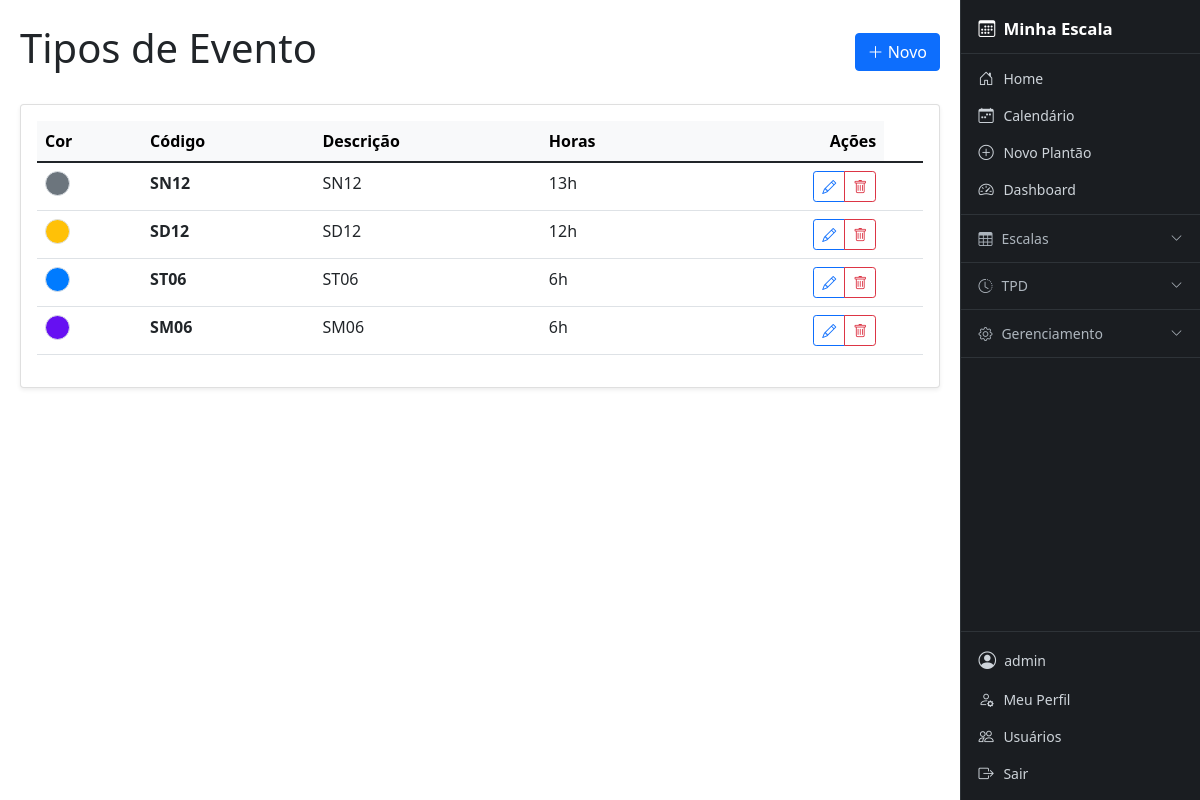
Screenshot of /tipos-evento/ (signed in) with the database file from the repository.
### cal/models.py (models this page shows, shortened)
class TipoEvento(models.Model):
    CORES_CHOICES = [
        ('#007bff', 'Azul'),
        ('#6610f2', 'Roxo'),
        ('#6f42c1', 'Lilás'),
        ('#e83e8c', 'Rosa'),
        ('#dc3545', 'Vermelho'),
        ('#fd7e14', 'Laranja'),
        ('#ffc107', 'Amarelo'),
        ('#28a745', 'Verde'),
        ('#20c997', 'Turquesa'),
        ('#17a2b8', 'Ciano'),
        ('#6c757d', 'Cinza'),
        ('#343a40', 'Preto'),
    ]
    tipo_base = models.ForeignKey(Tipo, on_delete=models.CASCADE, related_name="eventos", verbose_name="Tipo Base", null=True, blank=True)
    codigo = models.CharField(max_length=10, verbose_name="Código")
    descricao = models.CharField(max_length=50, verbose_name="Descrição")
    horas = models.PositiveIntegerField(verbose_name="Carga Horária (Horas)")
    cor = models.CharField(max_length=20, choices=CORES_CHOICES, default='#007bff', verbose_name="Cor")
    class Meta:
        verbose_name = "Tipo de Evento"
        verbose_name_plural = "Tipos de Evento"
        unique_together = ("codigo", "descricao")

### cal/views/geral_views.py (the view)
# urls.py: path('tipos-evento/', geral_views.TipoEventoListView.as_view(), name='tipoevento_list'),
class TipoEventoListView(AdminRequiredMixin, ListView):
    model = TipoEvento
    template_name = 'cal/tipo_evento_list.html'
    context_object_name = 'objetos'
    paginate_by = 20
    def get_queryset(self):
        return TipoEvento.objects.all()
    def get_context_data(self, **kwargs):
        context = super().get_context_data(**kwargs)
        context.update({
            'titulo': 'Tipos de Evento',
            'labels': ['Cor', 'Código', 'Descrição', 'Horas'],
            'create_url': 'cal:tipoevento_create',
            'update_url': 'cal:tipoevento_update',
            'delete_url': 'cal:tipoevento_delete'
        })
        return context

### cal/views/geral_views.py (called while the page is built)
    def test_func(self):
        return self.request.user.is_staff

### templates/cal/tipo_evento_list.html (shortened to what this page needs)
{% extends 'cal/crud_base_list.html' %}
{% block table_rows %}
<td>
    {% if obj.cor %}
    <div class="rounded-circle" style="width: 25px; height: 25px; background-color: {{ obj.cor }}; border: 1px solid #dee2e6;" title="{{ obj.cor }}"></div>
    {% else %}
    <div class="rounded-circle" style="width: 25px; height: 25px; background-color: #3b71ca; border: 1px solid #dee2e6;" title="Padrão"></div>
    {% endif %}
</td>
<td class="fw-bold">{{ obj.codigo }}</td>
<td>{{ obj.descricao|default:"-" }}</td>
<td>{{ obj.horas }}h</td>
<td class="text-end">
    <div class="btn-group">
        <a href="{% url 'cal:tipoevento_update' obj.pk %}" class="btn btn-sm btn-outline-primary" title="Editar">
            <i class="bi bi-pencil"></i>
        </a>
        <a href="{% url 'cal:tipoevento_delete' obj.pk %}" class="btn btn-sm btn-outline-danger" title="Excluir">
            <i class="bi bi-trash"></i>
        </a>
    </div>
</td>
{% endblock %}

### templates/cal/crud_base_list.html (shortened to what this page needs)
{% extends 'base.html' %}
{% block content %}
<div class="d-flex justify-content-between align-items-center mb-4">
    <h1>{{ titulo }}</h1>
    <a href="{% url create_url %}" class="btn btn-primary">
        <i class="bi bi-plus-lg"></i> Novo
    </a>
</div>
<div class="card shadow-sm">
    <div class="card-body">
        <div class="table-responsive">
            <table class="table table-hover">
                <thead class="table-light">
                    <tr>
                        {% for label in labels %}
                        <th>{{ label }}</th>
                        {% endfor %}
                        <th class="text-end">Ações</th>
                    </tr>
                </thead>
                <tbody>
                    {% for obj in objetos %}
                    <tr>
                        {% block table_rows %}{% endblock %}
                        <td class="text-end" style="white-space: nowrap;">
                        </td>
                    </tr>
                    {% empty %}
                    <tr>
                        <td colspan="{{ labels|length|add:1 }}" class="text-center text-muted py-4">
                            Nenhum registro encontrado.
                        </td>
                    </tr>
                    {% endfor %}
                </tbody>
            </table>
        </div>
    </div>
</div>
{% endblock %}

### templates/navbar.html (shortened to what this page needs)
<aside id="sidebar">
    <a href="{% url 'cal:home' %}" class="sidebar-brand">
        <i class="bi bi-calendar3"></i> Minha Escala
    </a>
    {% if user.is_authenticated %}
    <div class="sidebar-section">
        <a href="{% url 'cal:home' %}" class="sidebar-link">
            <i class="bi bi-house-door"></i> Home
        </a>
        <a href="{% url 'cal:calendar' %}" class="sidebar-link">
            <i class="bi bi-calendar-week"></i> Calendário
        </a>
        {% with perfil=user.cal_perfil %}
        {% if user.is_staff or perfil.tipo == 'ESCALANTE' %}
        <a href="{% url 'cal:event_new' %}" class="sidebar-link">
            <i class="bi bi-plus-circle"></i> Novo Plantão
        </a>
        {% endif %}
        {% endwith %}
        <a href="{% url 'cal:dashboard' %}" class="sidebar-link">
            <i class="bi bi-speedometer2"></i> Dashboard
        </a>
    </div>
    <div class="sidebar-section">
        <button class="sidebar-group-btn" type="button"
                data-bs-toggle="collapse" data-bs-target="#menuEscalas"
                aria-expanded="false">
            <i class="bi bi-table"></i> Escalas
            <i class="bi bi-chevron-down chevron"></i>
        </button>
    </div>
    <div class="sidebar-section">
        <button class="sidebar-group-btn" type="button"
                data-bs-toggle="collapse" data-bs-target="#menuTPD"
                aria-expanded="false">
            <i class="bi bi-clock-history"></i> TPD
            <i class="bi bi-chevron-down chevron"></i>
        </button>
    </div>
    {% if user.is_staff %}
    <div class="sidebar-section">
        <button class="sidebar-group-btn" type="button"
                data-bs-toggle="collapse" data-bs-target="#menuAdmin"
                aria-expanded="false">
            <i class="bi bi-gear"></i> Gerenciamento
            <i class="bi bi-chevron-down chevron"></i>
        </button>
    </div>
    {% endif %}
    {% endif %}
    <div class="sidebar-footer">
        {% if user.is_authenticated %}
            <div class="sidebar-user">
                <i class="bi bi-person-circle" style="font-size:1.1rem;"></i>
                <span class="text-truncate">{{ user.username }}</span>
            </div>
            <a href="{% url 'cal:perfil' %}" class="sidebar-link">
                <i class="bi bi-person-gear"></i> Meu Perfil
            </a>
            {% if user.is_staff %}
            <a href="{% url 'cal:listar_usuarios' %}" class="sidebar-link">
                <i class="bi bi-people"></i> Usuários
            </a>
            {% endif %}
            <a href="#" class="sidebar-link text-danger-emphasis"
               onclick="document.getElementById('logout-form').submit(); return false;">
                <i class="bi bi-box-arrow-right"></i> Sair
            </a>
        {% else %}
            <a href="{% url 'cal:login' %}" class="sidebar-link">
                <i class="bi bi-box-arrow-in-right"></i> Login
            </a>
        {% endif %}
    </div>
</aside>

### templates/base.html (style rules this page uses)
#sidebar { position: fixed; top: 0; right: 0; width: 240px; height: 100vh; overflow-y: auto; background-color: #1a1d21; z-index: 1040; display: flex; flex-direction: column; border-left: 1px solid #2e3338; transition: right 0.28s ease; }
@media (min-width: 768px) { body { margin-right: 240px; } }
.sidebar-brand { display: flex; align-items: center; gap: 0.5rem; padding: 1rem 1.1rem 0.75rem; color: #fff; font-size: 1.05rem; font-weight: 600; text-decoration: none; border-bottom: 1px solid #2e3338; }
.sidebar-section { padding: 0.35rem 0; border-bottom: 1px solid #2e3338; }
.sidebar-link { display: flex; align-items: center; gap: 0.55rem; padding: 0.45rem 1.1rem; color: #ced4da; text-decoration: none; font-size: 0.875rem; border-radius: 0; transition: background 0.15s, color 0.15s; white-space: nowrap; }
.sidebar-link i { font-size: 0.95rem; min-width: 16px; }
.sidebar-group-btn { display: flex; align-items: center; gap: 0.55rem; width: 100%; padding: 0.45rem 1.1rem; background: none; border: none; color: #adb5bd; font-size: 0.875rem; text-align: left; cursor: pointer; transition: background 0.15s, color 0.15s; }
.sidebar-group-btn .chevron { margin-left: auto; transition: transform 0.2s; font-size: 0.75rem; }
.sidebar-footer { margin-top: auto; border-top: 1px solid #2e3338; padding: 0.5rem 0; }
.sidebar-user { display: flex; align-items: center; gap: 0.5rem; padding: 0.45rem 1.1rem; color: #ced4da; font-size: 0.875rem; }

### rows the page displays
TipoEvento: codigo "SN12", descricao "SN12", horas "13"
TipoEvento: codigo "SD12", descricao "SD12", horas "12"
TipoEvento: codigo "ST06", descricao "ST06", horas "6"
TipoEvento: codigo "SM06", descricao "SM06", horas "6"

### other values shown
{{ user.username }} "admin"
{{ titulo }} "Tipos de Evento"
{{ label }} "Cor" "Código" "Descrição" "Horas"
